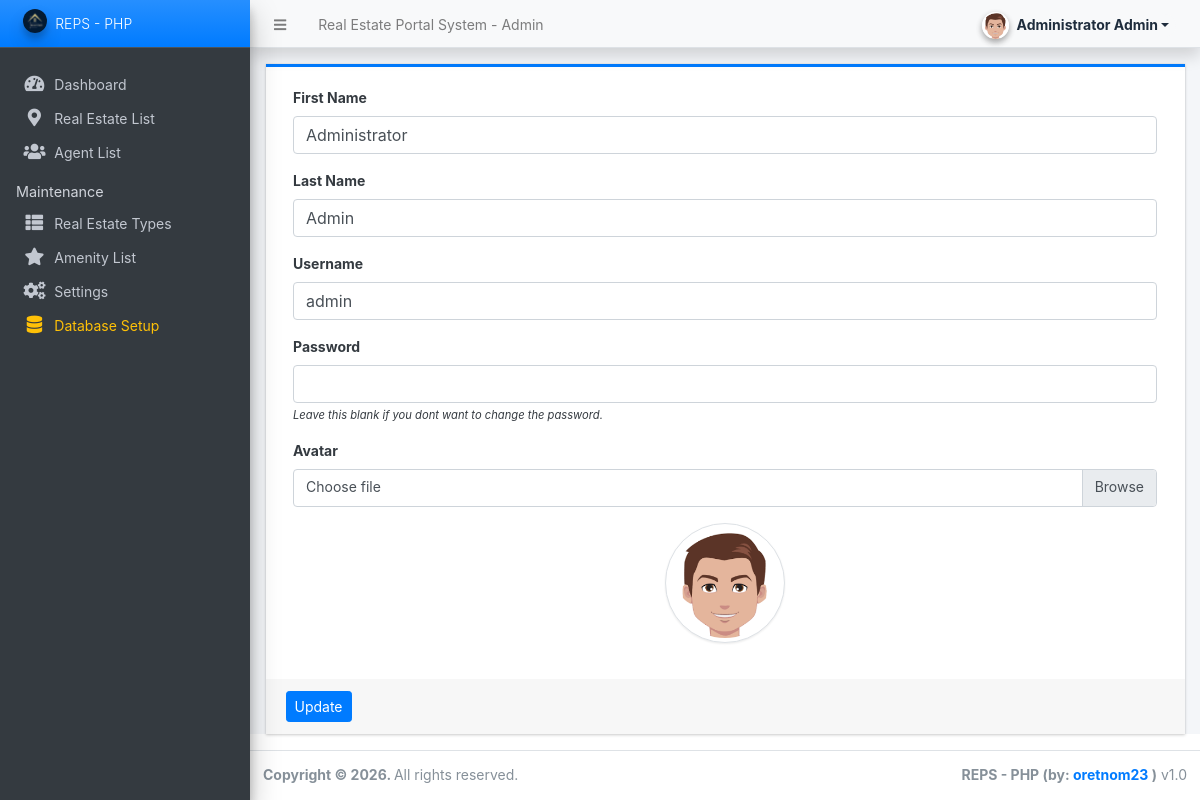
The app's page /admin/?page=user (signed in) with its own data.
### tables this page shows
CREATE TABLE `users` (
  `id` int(50) NOT NULL AUTO_INCREMENT,
  `firstname` varchar(250) NOT NULL,
  `lastname` varchar(250) NOT NULL,
  `username` text NOT NULL,
  `password` text NOT NULL,
  `avatar` text DEFAULT NULL,
  `last_login` datetime DEFAULT NULL,
  `type` tinyint(1) NOT NULL DEFAULT 0,
  `date_added` datetime NOT NULL DEFAULT current_timestamp(),
  `date_updated` datetime DEFAULT NULL ON UPDATE current_timestamp(),
  PRIMARY KEY (`id`)
);

### classes/DBConnection.php (called while the page is built, shortened)
<?php
class DBConnection {
    public $conn;
    public function __construct() {
        $this->host = defined('DB_SERVER') ? DB_SERVER : (getenv('DB_SERVER') ?: 'localhost');
        $this->username = defined('DB_USERNAME') ? DB_USERNAME : (getenv('DB_USERNAME') ?: 'root');
        $this->password = defined('DB_PASSWORD') ? DB_PASSWORD : (getenv('DB_PASSWORD') ?: '');
        $this->database = defined('DB_NAME') ? DB_NAME : (getenv('DB_NAME') ?: 'reps_db');
        $this->port = defined('DB_PORT') ? (int)DB_PORT : (int)(getenv('DB_PORT') ?: 3306);
        $this->ssl = defined('DB_SSL') ? DB_SSL : ((getenv('DB_SSL') !== false) ? (filter_var(getenv('DB_SSL'), FILTER_VALIDATE_BOOLEAN) || getenv('DB_SSL') === '1' || strtolower(getenv('DB_SSL')) === 'true') : false);
        if (!isset($this->conn) || !$this->conn) {
            $this->conn = mysqli_init();
            $this->conn->options(MYSQLI_OPT_CONNECT_TIMEOUT, 15);
            $flags = 0;
            $is_cloud_db = $this->ssl ||
                           ((int)$this->port !== 3306) ||
                           (strpos($this->host, 'aivencloud.com') !== false) ||
                           (!in_array($this->host, ['localhost', '127.0.0.1', '::1']));
            $connected = @$this->conn->real_connect(
                $this->host,
                $this->username,
                $this->password,
                $this->database,
                $this->port,
                NULL,
                $flags
            );
            if (!$connected || $this->conn->connect_error) {
                $this->conn_error = $this->conn ? $this->conn->connect_error : mysqli_connect_error();
            } else {
                $this->conn->set_charset("utf8mb4");
            }
        }
    }
}
?>

### classes/SystemSettings.php (called while the page is built, shortened)
<?php
class SystemSettings extends DBConnection{
	function userdata($field = ''){
		if(!empty($field)){
			if(isset($_SESSION['userdata'][$field]))
				return $_SESSION['userdata'][$field];
			else
				return null;
		}else{
			return false;
		}
	}
}
$_settings = new SystemSettings();
?>

### config.php (called while the page is built, shortened)
<?php
require_once('classes/DBConnection.php');
require_once('classes/SystemSettings.php');
function validate_image($file){
	if(!empty($file)){
        $ex = explode("?",$file);
        $file = $ex[0];
        $ts = isset($ex[1]) ? "?".$ex[1] : '';
		if(is_file(base_app.$file)){
			return base_url.$file.$ts;
		}else{
			return base_url.'dist/img/no-image-available.png';
		}
	}else{
		return base_url.'dist/img/no-image-available.png';
	}
}
?>

### admin/user/index.php (the view, shortened to what this page needs)
<?php
$user = $conn->query("SELECT * FROM users where id ='".$_settings->userdata('id')."'");
foreach($user->fetch_array() as $k =>$v){
	$meta[$k] = $v;
}
?>
<div class="card card-outline rounded-0 card-primary">
	<div class="card-body">
		<div class="container-fluid">
			<form action="" id="manage-user">
				<div class="form-group">
					<label for="name">First Name</label>
					<input type="text" name="firstname" id="firstname" class="form-control" value="<?php echo isset($meta['firstname']) ? $meta['firstname']: '' ?>" required>
				</div>
				<div class="form-group">
					<label for="name">Last Name</label>
					<input type="text" name="lastname" id="lastname" class="form-control" value="<?php echo isset($meta['lastname']) ? $meta['lastname']: '' ?>" required>
				</div>
				<div class="form-group">
					<label for="username">Username</label>
					<input type="text" name="username" id="username" class="form-control" value="<?php echo isset($meta['username']) ? $meta['username']: '' ?>" required  autocomplete="off">
				</div>
				<div class="form-group">
					<label for="password">Password</label>
					<input type="password" name="password" id="password" class="form-control" value="" autocomplete="off">
					<small><i>Leave this blank if you dont want to change the password.</i></small>
				</div>
				<div class="form-group">
					<label for="" class="control-label">Avatar</label>
					<div class="custom-file">
		              <label class="custom-file-label" for="customFile">Choose file</label>
		            </div>
				</div>
				<div class="form-group d-flex justify-content-center">
					<img src="<?php echo validate_image(isset($meta['avatar']) ? $meta['avatar'] :'') ?>" alt="" id="cimg" class="img-fluid img-thumbnail">
				</div>
			</form>
		</div>
	</div>
	<div class="card-footer">
			<div class="col-md-12">
				<div class="row">
					<button class="btn btn-sm btn-primary" form="manage-user">Update</button>
				</div>
			</div>
		</div>
</div>

### admin/user/index.php (style rules this page uses)
img#cimg { height: 15vh; width: 15vh; object-fit: cover; border-radius: 100% 100%; }

### records on screen
users: firstname "Administrator", lastname "Admin", username "admin", avatar (picture)

### other values on screen
$_settings->info('name') "Real Estate Portal System"
$_settings->userdata('firstname').' '.$_settings->userdata('lastname') "Administrator Admin"
$_settings->info('short_name') ?: 'REPS - PHP' "REPS - PHP"
$_settings->info('short_name') "REPS - PHP"
